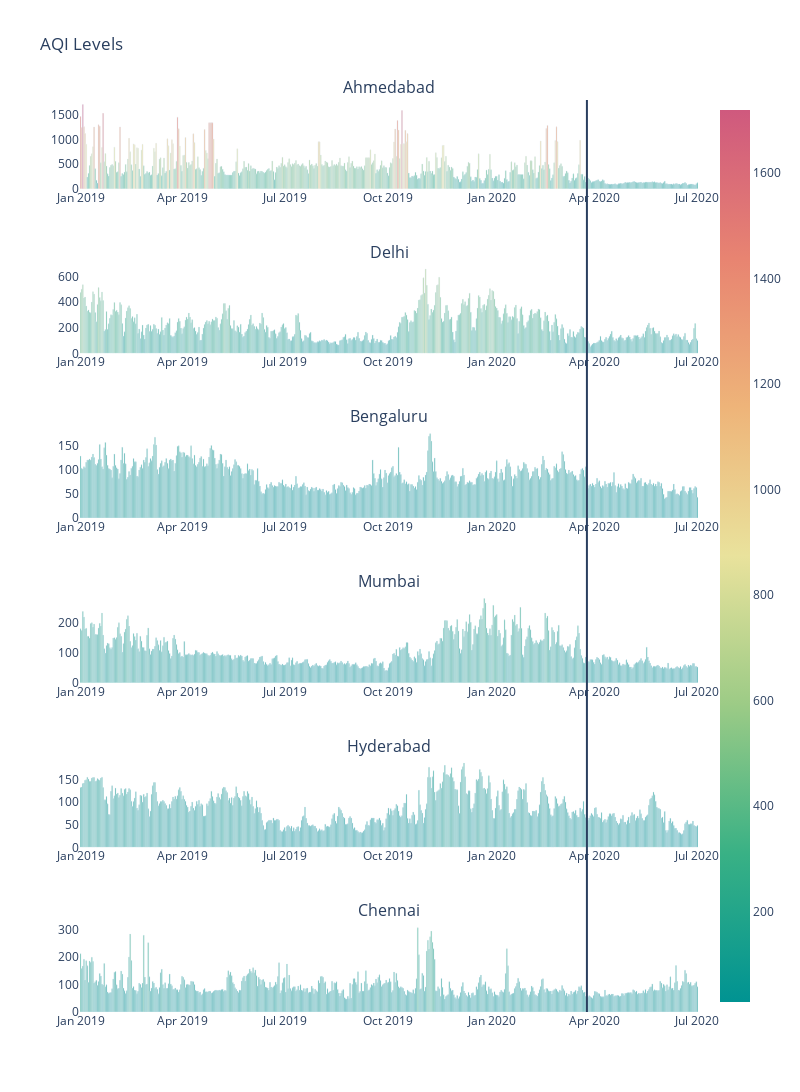

Notebook cell for this chart:
### Code cell
AQI_pivot = AQI.pivot(index='Date', columns='City', values='AQI')
AQI_pivot = AQI_pivot.fillna(method='bfill')

from plotly.subplots import make_subplots
import plotly.graph_objects as go

fig = make_subplots(
    rows=6, cols=1,
    subplot_titles=tuple(cities)
)

for i, city in enumerate(cities):
    fig.add_trace(go.Bar(x=AQI_pivot.index, y=AQI_pivot[city],
                         marker=dict(color=AQI_pivot[city], coloraxis='coloraxis')),
                  row=i+1, col=1)  
fig.update_layout(coloraxis=dict(colorscale='Temps'), showlegend=False, title_text='AQI Levels')
fig.update_layout(plot_bgcolor='white')
fig.update_layout(width=800, height=1200, shapes=[
    dict(
        type='line',
        yref='paper',
        y0=0, y1=1,
        xref='x', x0='2020-03-25', x1='2020-03-25'
    )
])
fig.show()

### Figure 1 — Plotly figure (JSON) as saved in the notebook; plotly's stock layout.template omitted (floating-point values rounded to 4 significant figures; data arrays with more than 128 entries replaced by an {"elided": "..."} marker saying what was removed)
{"data": [{"marker": {"color": {"elided": "548 int values"}, "coloraxis": "coloraxis"}, "x": {"elided": "548 str values"}, "y": {"elided": "548 int values"}, "type": "bar", "xaxis": "x", "yaxis": "y"}, {"marker": {"color": {"elided": "548 int values"}, "coloraxis": "coloraxis"}, "x": {"elided": "548 str values"}, "y": {"elided": "548 int values"}, "type": "bar", "xaxis": "x2", "yaxis": "y2"}, {"marker": {"color": {"elided": "548 int values"}, "coloraxis": "coloraxis"}, "x": {"elided": "548 str values"}, "y": {"elided": "548 int values"}, "type": "bar", "xaxis": "x3", "yaxis": "y3"}, {"marker": {"color": {"elided": "548 int values"}, "coloraxis": "coloraxis"}, "x": {"elided": "548 str values"}, "y": {"elided": "548 int values"}, "type": "bar", "xaxis": "x4", "yaxis": "y4"}, {"marker": {"color": {"elided": "548 int values"}, "coloraxis": "coloraxis"}, "x": {"elided": "548 str values"}, "y": {"elided": "548 int values"}, "type": "bar", "xaxis": "x5", "yaxis": "y5"}, {"marker": {"color": {"elided": "548 int values"}, "coloraxis": "coloraxis"}, "x": {"elided": "548 str values"}, "y": {"elided": "548 int values"}, "type": "bar", "xaxis": "x6", "yaxis": "y6"}], "layout": {"xaxis": {"anchor": "y", "domain": [0, 1], "type": "date", "range": ["2018-12-31 12:00", "2020-07-01 12:00"], "autorange": true}, "yaxis": {"anchor": "x", "domain": [0.9028, 1.0], "type": "linear", "range": [0, 1809.0], "autorange": true}, "xaxis2": {"anchor": "y2", "domain": [0, 1], "type": "date", "range": ["2018-12-31 12:00", "2020-07-01 12:00"], "autorange": true}, "yaxis2": {"anchor": "x2", "domain": [0.7222, 0.8194], "type": "linear", "range": [0, 693.7], "autorange": true}, "xaxis3": {"anchor": "y3", "domain": [0, 1], "type": "date", "range": ["2018-12-31 12:00", "2020-07-01 12:00"], "autorange": true}, "yaxis3": {"anchor": "x3", "domain": [0.5417, 0.6389], "type": "linear", "range": [0, 183.2], "autorange": true}, "xaxis4": {"anchor": "y4", "domain": [0, 1], "type": "date", "range": ["2018-12-31 12:00", "2020-07-01 12:00"], "autorange": true}, "yaxis4": {"anchor": "x4", "domain": [0.3611, 0.4583], "type": "linear", "range": [0, 297.9], "autorange": true}, "xaxis5": {"anchor": "y5", "domain": [0, 1], "type": "date", "range": ["2018-12-31 12:00", "2020-07-01 12:00"], "autorange": true}, "yaxis5": {"anchor": "x5", "domain": [0.1806, 0.2778], "type": "linear", "range": [0, 195.8], "autorange": true}, "xaxis6": {"anchor": "y6", "domain": [0, 1], "type": "date", "range": ["2018-12-31 12:00", "2020-07-01 12:00"], "autorange": true}, "yaxis6": {"anchor": "x6", "domain": [0, 0.09722], "type": "linear", "range": [0, 322.1], "autorange": true}, "annotations": [{"font": {"size": 16}, "showarrow": false, "text": "Ahmedabad", "x": 0.5, "xanchor": "center", "xref": "paper", "y": 1.0, "yanchor": "bottom", "yref": "paper"}, {"font": {"size": 16}, "showarrow": false, "text": "Delhi", "x": 0.5, "xanchor": "center", "xref": "paper", "y": 0.8194, "yanchor": "bottom", "yref": "paper"}, {"font": {"size": 16}, "showarrow": false, "text": "Bengaluru", "x": 0.5, "xanchor": "center", "xref": "paper", "y": 0.6389, "yanchor": "bottom", "yref": "paper"}, {"font": {"size": 16}, "showarrow": false, "text": "Mumbai", "x": 0.5, "xanchor": "center", "xref": "paper", "y": 0.4583, "yanchor": "bottom", "yref": "paper"}, {"font": {"size": 16}, "showarrow": false, "text": "Hyderabad", "x": 0.5, "xanchor": "center", "xref": "paper", "y": 0.2778, "yanchor": "bottom", "yref": "paper"}, {"font": {"size": 16}, "showarrow": false, "text": "Chennai", "x": 0.5, "xanchor": "center", "xref": "paper", "y": 0.09722, "yanchor": "bottom", "yref": "paper"}], "coloraxis": {"colorscale": [[0, "rgb(0, 147, 146)"], [0.1667, "rgb(57, 177, 133)"], [0.3333, "rgb(156, 203, 134)"], [0.5, "rgb(233, 226, 156)"], [0.6667, "rgb(238, 180, 121)"], [0.8333, "rgb(232, 132, 113)"], [1, "rgb(207, 89, 126)"]]}, "title": {"text": "AQI Levels"}, "showlegend": false, "plot_bgcolor": "white", "width": 800, "height": 1200, "shapes": [{"type": "line", "x0": "2020-03-25", "x1": "2020-03-25", "xref": "x", "y0": 0, "y1": 1, "yref": "paper"}]}}
